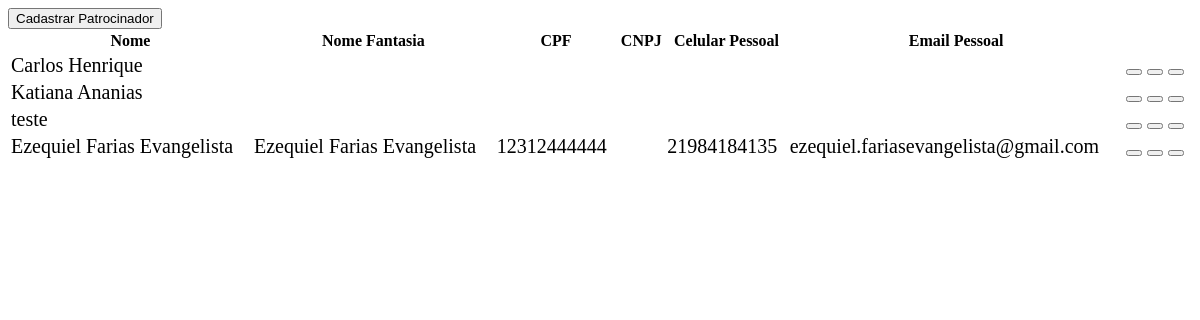
/financeiro/painel-adm/patrocinadores/listar.php, run on an earlier commit of the app's database.
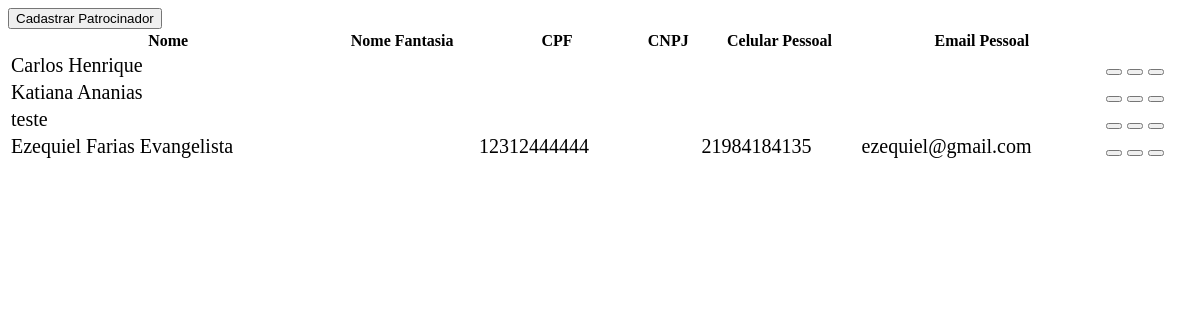
And on a later commit of the database.
### tables this page shows
CREATE TABLE `pessoas` (
  `id` int(11) NOT NULL AUTO_INCREMENT,
  `nome` varchar(255) NOT NULL,
  `nomeFantasia` varchar(255) DEFAULT NULL,
  `cpf` varchar(255) DEFAULT NULL,
  `cnpj` varchar(255) DEFAULT NULL,
  `logradouro` varchar(255) DEFAULT NULL,
  `bairro` varchar(255) DEFAULT NULL,
  `cidade` varchar(255) DEFAULT NULL,
  `uf` char(2) NOT NULL DEFAULT 'RJ',
  `complemento` varchar(255) DEFAULT NULL,
  `numero` varchar(255) DEFAULT NULL,
  `cep` varchar(255) DEFAULT NULL,
  `registroGeral` varchar(255) DEFAULT NULL,
  `celularPessoal` varchar(255) DEFAULT NULL,
  `celularComercial` varchar(255) DEFAULT NULL,
  `emailPessoal` varchar(255) DEFAULT NULL,
  `emailComercial` varchar(255) DEFAULT NULL,
  `contato` varchar(255) DEFAULT NULL,
  `observacao` varchar(255) DEFAULT NULL,
  `dataNascimento` date DEFAULT NULL,
  `aluno` tinyint(1) NOT NULL DEFAULT '0',
  `patrocinador` tinyint(1) NOT NULL DEFAULT '0',
  `ativo` char(1) NOT NULL,
  `dataCadastro` timestamp NOT NULL DEFAULT CURRENT_TIMESTAMP,
  PRIMARY KEY (`id`)
);

### financeiro/painel-adm/patrocinadores/campos.php (called while the page is built, shortened)
<?php
$tabela = 'pessoas';
$campo1 = 'Nome';
$campo3 = 'CPF';
$campo4 = 'CNPJ';
 ?>

### financeiro/painel-adm/patrocinadores/listar.php (the view, shortened to what this page needs)
<?php
require_once("../../conexao.php");
require_once("campos.php");
?>
<!DOCTYPE html>
<html lang="pt-BR">
<head>
</head>
<body>
	<table id="example" class="display nowrap" style="width:100%">
		<thead>
			<tr>
				<th><?php echo $campo1 ?></th>
				<th>Nome Fantasia</th>
				<th><?php echo $campo3 ?></th>
				<th><?php echo $campo4 ?></th>
				<th>Celular Pessoal</th>
				<th>Email Pessoal</th>
				<th></th>
			</tr>
		</thead>
		<div class="col-md-12 my-3 text-center">
		<button href="#" onclick="inserir()" type="button" class="btn btn-warning btn-lg btn-block">Cadastrar Patrocinador</button>
		</div>
		<tbody style="font-size:20px">
			<?php
			$query = $pdo->query("SELECT * FROM $tabela WHERE patrocinador = 1 ORDER BY id DESC ");
			$res = $query->fetchAll(PDO::FETCH_ASSOC);
			for ($i = 0; $i < @count($res); $i++) {
				$id = $res[$i]['id'];
				$cp1 = $res[$i]['nome'];
				$cp2 = $res[$i]['nomeFantasia'];
				$cp3 = $res[$i]['cpf'];
				$cp4 = $res[$i]['cnpj'];
				$cp5 = $res[$i]['logradouro'];
				$cp6 = $res[$i]['bairro'];
				$cp7 = $res[$i]['cidade'];
				$cp8 = $res[$i]['uf'];
				$cp9 = $res[$i]['complemento'];
				$cp10 = $res[$i]['numero'];
				$cp11 = $res[$i]['cep'];
				$cp13 = $res[$i]['celularPessoal'];
				$cp14 = $res[$i]['celularComercial'];
				$cp15 = $res[$i]['emailPessoal'];
				$cp16 = $res[$i]['emailComercial'];
				$cp17 = $res[$i]['contato'];
				$cp18 = $res[$i]['observacao'];
				$cp19 = $res[$i]['dataNascimento'];
				$cp20 = $res[$i]['ativo'];
				if ($cp20 == 'S') {
					$corBotao = 'btn btn-success';
					$ativo = 'Desativar Patrocinador';
					$ativar = 'N';
					$inativa = 'text-strong';
				} else {
					$corBotao = 'btn btn-danger';
					$ativo = 'Ativar Patrocinador';
					$ativar = 'S';
					$inativa = 'text-danger';
				}
			?>
				<tr class="<?php echo $inativa ?>">
					<td><?php echo $cp1 ?></td>
					<td><?php echo $cp2 ?></td>
					<td><?php echo $cp3 ?></td>
					<th><?php echo $cp4 ?></th>
					<td><?php echo $cp13 ?></td>
					<td><?php echo $cp15 ?></td>
					<td>
						<div class="btn-group">
							<button type="button" class="btn btn-primary" href="#" onclick="editar('<?php echo $id ?>', '<?php echo $cp1 ?>', '<?php echo $cp2 ?>', '<?php echo $cp3 ?>', '<?php echo $cp4 ?>', '<?php echo $cp5 ?>', '<?php echo $cp6 ?>', '<?php echo $cp7 ?>', '<?php echo $cp8 ?>', '<?php echo $cp9 ?>', '<?php echo $cp10 ?>', '<?php echo $cp11 ?>', '<?php echo $cp13 ?>', '<?php echo $cp14 ?>', '<?php echo $cp15 ?>', '<?php echo $cp16 ?>', '<?php echo $cp17 ?>', '<?php echo $cp18 ?>', '<?php echo $cp19 ?>', '<?php echo $cp20 ?>')" title="Editar Registro">
							</button>
							<button type="button" class="<?php echo $corBotao ?>" href="#" onclick="mudarStatus('<?php echo $id ?>', '<?php echo $ativar ?>')" title="<?php echo $ativo ?>">
							</button>
							<button type="button" class="btn btn-warning" href="#" onclick="mostrarDados('<?php echo $cp1 ?>', '<?php echo $cp2 ?>', '<?php echo $cp3 ?>', '<?php echo $cp4 ?>', '<?php echo $cp5 ?>', '<?php echo $cp6 ?>', '<?php echo $cp7 ?>', '<?php echo $cp8 ?>', '<?php echo $cp9 ?>', '<?php echo $cp10 ?>', '<?php echo $cp11 ?>', '<?php echo $cp13 ?>', '<?php echo $cp14 ?>', '<?php echo $cp15 ?>', '<?php echo $cp16 ?>', '<?php echo $cp17 ?>', '<?php echo $cp18 ?>', '<?php echo $cp19 ?>', '<?php echo $cp20 ?>')" title="Ver Dados do Patrocinador">
							</button>
						</div>
					</td>
				</tr>
			<?php
			}
			?>
		</tbody>
	</table>
</body>
</html>

What changed in the data, as far as the page shows it:
changed pessoas "Ezequiel Farias Evangelista": emailPessoal "ezequiel.fariasevangelista@gmail.com" → "ezequiel@gmail.com"; nomeFantasia "Ezequiel Farias Evangelista" → (not shown)
